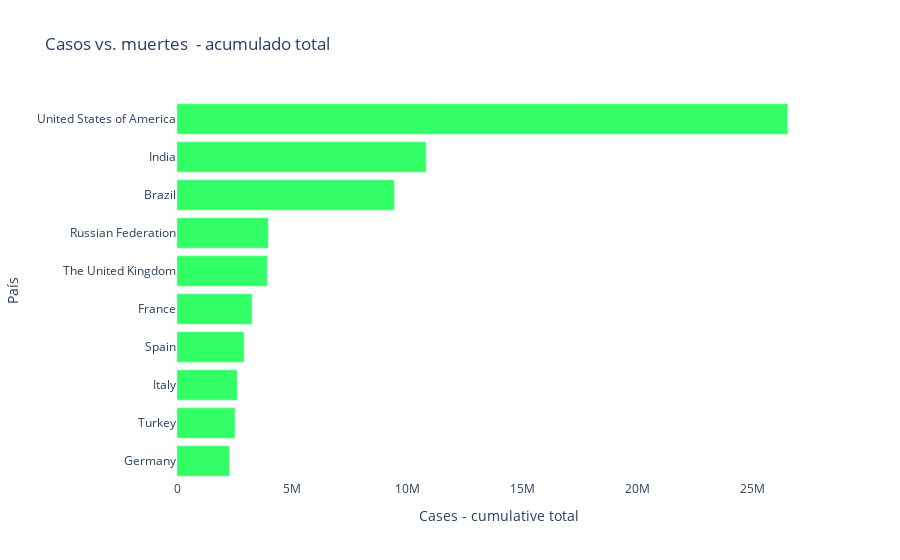

This figure's notebook cell:
### Code cell
# YOUR CODE HERE
@pn.depends(seleccion.param.value)

def funcion_interactiva(seleccion):
    df = datos
    df_x = list(range(len(df)))
    df_y = list(df[seleccion])

    fig = go.Figure(go.Bar(
        x = df_y,
        y = df['Name'],
        marker_color = 'rgb(50,305,102)',
        orientation = 'h'
            )
        )

    fig.update_layout(
        barmode = 'stack',
        yaxis_title = 'País',
        xaxis_title = str(seleccion),
        title = 'Casos vs. muertes  - acumulado total',
        xaxis = dict(showgrid=False),
        yaxis = dict(showgrid=False),
        plot_bgcolor = 'white',
        showlegend=False,
        yaxis_range=[9.5, -.5]
              )

    return fig


funcion_interactiva('Cases - cumulative total')

### Figure 1 — Plotly figure (JSON) as saved in the notebook; plotly's stock layout.template omitted (floating-point values rounded to 4 significant figures; data arrays with more than 128 entries replaced by an {"elided": "..."} marker saying what was removed)
{"data": [{"marker": {"color": "rgb(50,305,102)"}, "orientation": "h", "type": "bar", "x": {"elided": "237 int values"}, "y": {"elided": "237 str values"}}], "layout": {"barmode": "stack", "plot_bgcolor": "white", "showlegend": false, "title": {"text": "Casos vs. muertes  - acumulado total"}, "xaxis": {"showgrid": false, "title": {"text": "Cases - cumulative total"}}, "yaxis": {"range": [9.5, -0.5], "showgrid": false, "title": {"text": "País"}}}}
